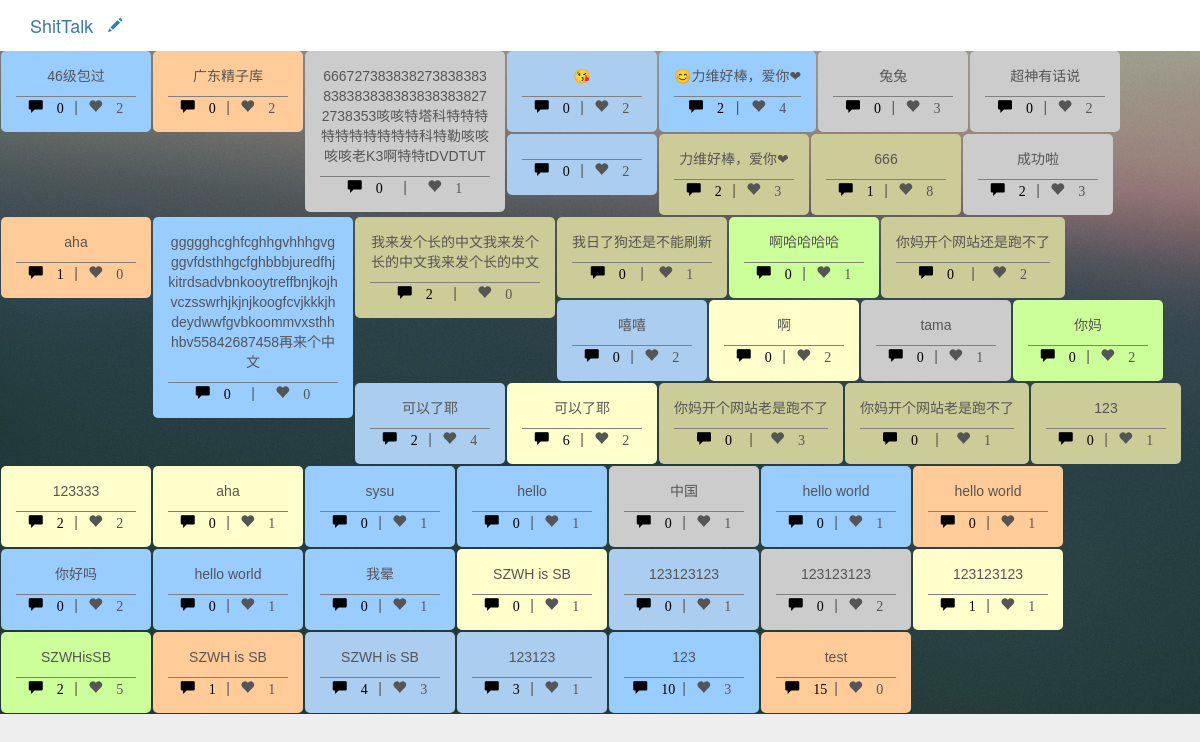
The page / on the database its author committed.
### Model.py (models this page shows, shortened)
class Post(db.Model):
	id = db.Column(db.Integer, primary_key=True)
	content = db.Column(db.Text)
	like_num = db.Column(db.Integer, default = 0)
	create_time = db.Column(db.DateTime, default=datetime.datetime.now)
	location = db.Column(db.Integer)
	comment_id = db.relationship('PostComment', backref='post')

### ShitTalk.py (the view)
@app.route('/', methods=['GET', 'POST'])
def index():
	if request.method == 'POST':
		if request.form['post_content'] != "":
			cont = request.form['post_content']
			locat = 0
			addTalk.delay(cont, locat)
			return redirect(url_for('index'))
	post = Post.query.all()
	post_id = []
	post_contents = []
	post_like = []
	comment_num = []
	for x in range(0,len(post))[::-1]:
		post_id.append(str(post[x].id))
		post_contents.append(post[x].content)
		post_like.append(post[x].like_num)
		comment_num.append(len(PostComment.query.filter_by(post_id = int(post[x].id)).all()))
	length = len(post)
	return render_template('index.html', post_id = post_id, comment_num = comment_num, post_like = post_like, post_contents = post_contents, length = length)

### templates/index.html (shortened to what this page needs)
<!DOCTYPE html>
<html>
    <head>
        <link rel="stylesheet" type="text/css" href="../static/default.css">
        <link rel="stylesheet" href="../static/lib/genericons/genericons.css" type="text/css">
        <link rel="stylesheet" href="../static/base.css" type="text/css">
        <link rel="stylesheet" href="../static/assets/css/bootstrap.css" type="text/css">
        <link rel="stylesheet" href="../static/assets/css/google-plus.css" type="text/css">
        <link rel="stylesheet" href="../static/assets/css/bootstrap.min.css" type="text/css">
    </head>
    <body background="../static/img/background.jpg">
        <div id="ptr">
        </div>
        <div class="navbar navbar-fixed-top header"style="#background: url(../static/img/blur.png)">
            <div class="col-md-12">
                <div class="navbar-header" >
                    <a href="#" class="navbar-brand">ShitTalk</a>
                    <div class="write"><a href="#inputModal" data-toggle="modal"><div class="glyphicon glyphicon-pencil" aria-hidden="true"></div></a></div>
                </div>
            </div>
        </div>
        <div id="content">
            <div class="masonry">
                {% for i in range(length) %}
                <div class="box panel-body" id = "{{ i }}">
                    <div style="overflow: hidden;"><p>{{ post_contents[i] }}</p></div>
                    <div class="box-fun">
                        <a href="{{ '/comment/'+ post_id[i] }}">
                            <div class="glyphicon glyphicon-comment" aria-hidden="true">
                                <span class="num">{{ comment_num[i] }}</span>
                            </div>
                        </a>
                        <span>|</span>
                        <div class="glyphicon glyphicon-heart" id="{{ post_id[i] }}" aria-hidden="true">
                            <span class="num">{{ post_like[i] }}</span>
                        </div>
                    </div>
                </div>
                {% endfor %}
            </div>
        </div>
    </body>
</html>

### static/default.css (style rules this page uses)
* { -webkit-box-sizing: border-box; -moz-box-sizing: border-box; box-sizing: border-box; }
#content { margin-top: 50px; }
.box p { word-break:break-word; }
.box { float: left; min-width: 150px; max-width: 200px; background-color: #FFCC99; border: 0; margin: 1px; border-color: hsla(0, 0%, 0%, 0.5); text-align: center; border-radius: 5px; padding-bottom: 0; }
.num { margin: 0; border: 0; padding: 0; }
.box-fun { width: 100%; display: inline-block; border-top: 1px solid gray; text-align: center; border-bottom: 0px; padding-bottom: 0px; margin-bottom: 0px; }
.box-fun div { display: inline-block; width: 40%; margin: auto; }
.box-fun span { width: 1%; margin: 0; border: 0; padding: 0; }
.masonry { background: url(../static/img/background.jpg); overflow: auto; }
.write { display: inline-block; float: right; margin-top: 15px; }
.box-fun a { color: black; }

### static/base.css (style rules this page uses)
html, body { height: 100%; }
body { background: #333; margin: 0; }
#ptr { position: absolute; top: 0; left: 0; width: 100%; color: gray; z-index: 10; text-align: center; height: 50px; }
#content { background: #eee; min-height: 100%; z-index: 20; -webkit-backface-visibility: hidden; -webkit-perspective: 1000; text-align: center; font-family: Helvetica, Arial, sans-serif; color: #555; box-sizing: border-box; }

### static/assets/css/google-plus.css (style rules this page uses)
body { background-color:#e0e0e0; -webkit-font-smoothing: antialiased; font: normal 14px Roboto,arial,sans-serif; }
.header { background-color:#ffffff;border-width:0; }

### rows shown on the page
Post: content "46级包过"
Post: content "广东精子库"
Post: content "6667273838382738383838383838383838383838272738353咳咳特塔科特特特特特特特特特特科特勒咳咳咳咳老K3啊特特tDVDTUT"
Post: content "😊力维好棒，爱你❤"
Post: content "兔兔"
Post: content "超神有话说"
Post: content "力维好棒，爱你❤"
Post: content "666"
Post: content "成功啦"
Post: content "aha"
Post: content "ggggghcghfcghhgvhhhgvgggvfdsthhgcfghbbbjuredfhjkitrdsadvbnkooytreffbnjkojhvczsswrhjkjnjkoogfcvjkkkjhdeydwwfgvbkoommvxsthhhbv55842687458再来个中文"
Post: content "我来发个长的中文我来发个长的中文我来发个长的中文"
Post: content "我日了狗还是不能刷新"
Post: content "啊哈哈哈哈"
Post: content "你妈开个网站还是跑不了"
Post: content "嘻嘻"
Post: content "tama"
Post: content "你妈"
Post: content "可以了耶"
Post: content "可以了耶"
Post: content "你妈开个网站老是跑不了"
Post: content "你妈开个网站老是跑不了"
Post: content "123"
Post: content "123333"
Post: content "aha"
Post: content "sysu"
Post: content "hello"
Post: content "中国"
Post: content "hello world"
Post: content "hello world"
Post: content "你好吗"
Post: content "hello world"
Post: content "我晕"
Post: content "SZWH is SB"
Post: content "123123123"
Post: content "123123123"
Post: content "123123123"
Post: content "SZWHisSB"
Post: content "SZWH is SB"
Post: content "SZWH is SB"
Post: content "123123"
Post: content "123"
Post: content "test"

### other values the page prints
{{ comment_num[i] }} "0" "0" "0" "0" "2" "0" "0" "0" "2" "1" "2" "1" "0" "2" "0" "0" "0" "0" "0" "0" "0" "2" "6" "0" "0" "0" "2" "0" "0" "0" "0" "0" "0" "0" "0" "0" "0" "0" "0" "1" "2" "1" "4" "3" "10" "15"
{{ post_like[i] }} "2" "2" "1" "2" "4" "3" "2" "2" "3" "8" "3" "0" "0" "0" "1" "1" "2" "2" "2" "1" "2" "4" "2" "3" "1" "1" "2" "1" "1" "1" "1" "1" "1" "2" "1" "1" "1" "1" "2" "1" "5" "1" "3" "1" "3" "0"
{{ post_contents[i] }} "😘" "啊"
